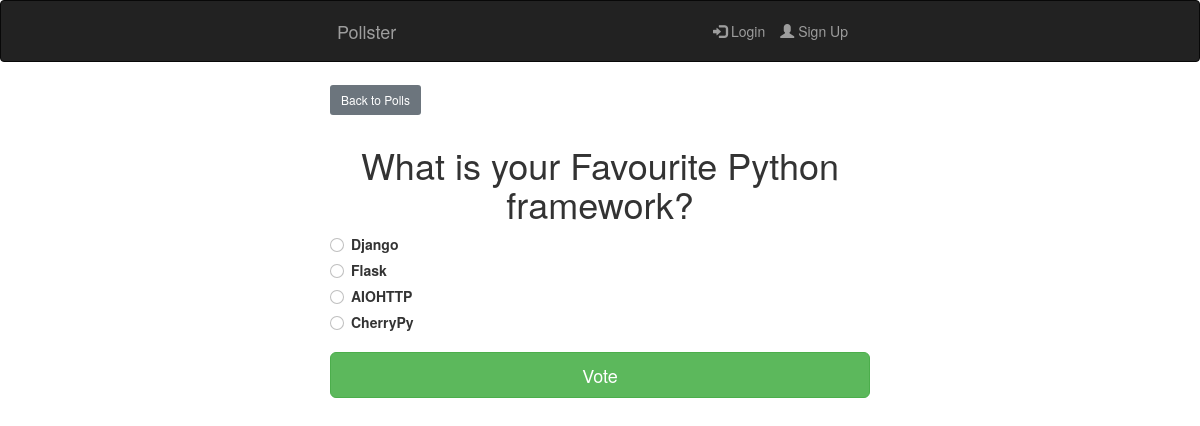
/1/, run on the app's committed database.
### polls/models.py (models this page shows, shortened)
class Question(models.Model):
    question_text = models.CharField(max_length=200)
    pub_date = models.DateTimeField('date published')

class Choice(models.Model):
    question = models.ForeignKey(Question, on_delete=models.CASCADE)
    choice_text = models.CharField(max_length=200)
    vote = models.IntegerField(default=0)

### polls/views.py (the view)
# urls.py: path('<int:question_id>/', views.detail, name='detail'),
def detail(request, question_id):
    try:
        question = Question.objects.get(pk=question_id)
    except Question.DoesNotExist:
        raise Http404("Question Does not exit")
    return render(request, 'polls/detail.html', {'question':question})

### templates/polls/detail.html (shortened to what this page needs)
{% extends 'polls/base.html' %}
{% block content %}
    <a class="btn btn-secondary btn-sm mb-3 mt-1" href="{% url 'polls:pollquestions' %}">Back to Polls</a>
    <h1 class="text-center mb-3">{{ question.question_text }}</h1>
    <form action="{% url 'polls:vote' question.id %}" method="post">
        {% for choice in question.choice_set.all %}
            <div class="form-check">
                <input type="radio" name="choice" class="form-check-input" id="choice{{ forloop.counter }}" value="{{ choice.id }}"/>
                <label for="choice{{ forloop.counter }}">{{ choice.choice_text }}</label>
            </div>
        {% endfor %}
        <input type="submit" value="Vote" class="btn btn-success btn-lg btn-block mt-4"/>
    </form>
{% endblock %}

### data on the page
Question: question_text "What is your Favourite Python framework?"
Choice: choice_text "Django"
Choice: choice_text "Flask"
Choice: choice_text "AIOHTTP"
Choice: choice_text "CherryPy"
